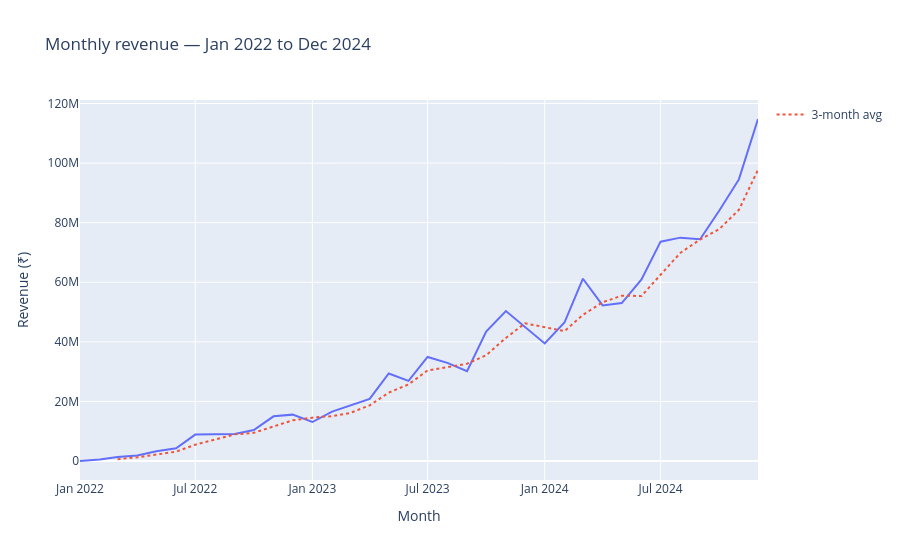

This figure's notebook cell:
### Code cell
from src.db import get_monthly_revenue
import plotly.express as px

df = get_monthly_revenue()
print("Rows:", len(df))
fig = px.line(df, x='month', y='revenue',
              title='Monthly revenue — Jan 2022 to Dec 2024',
              labels={'revenue':'Revenue (₹)', 'month':'Month'})
fig.add_scatter(x=df['month'], y=df['revenue'].rolling(3).mean(),
                name='3-month avg', line=dict(dash='dot'))
fig.show()
